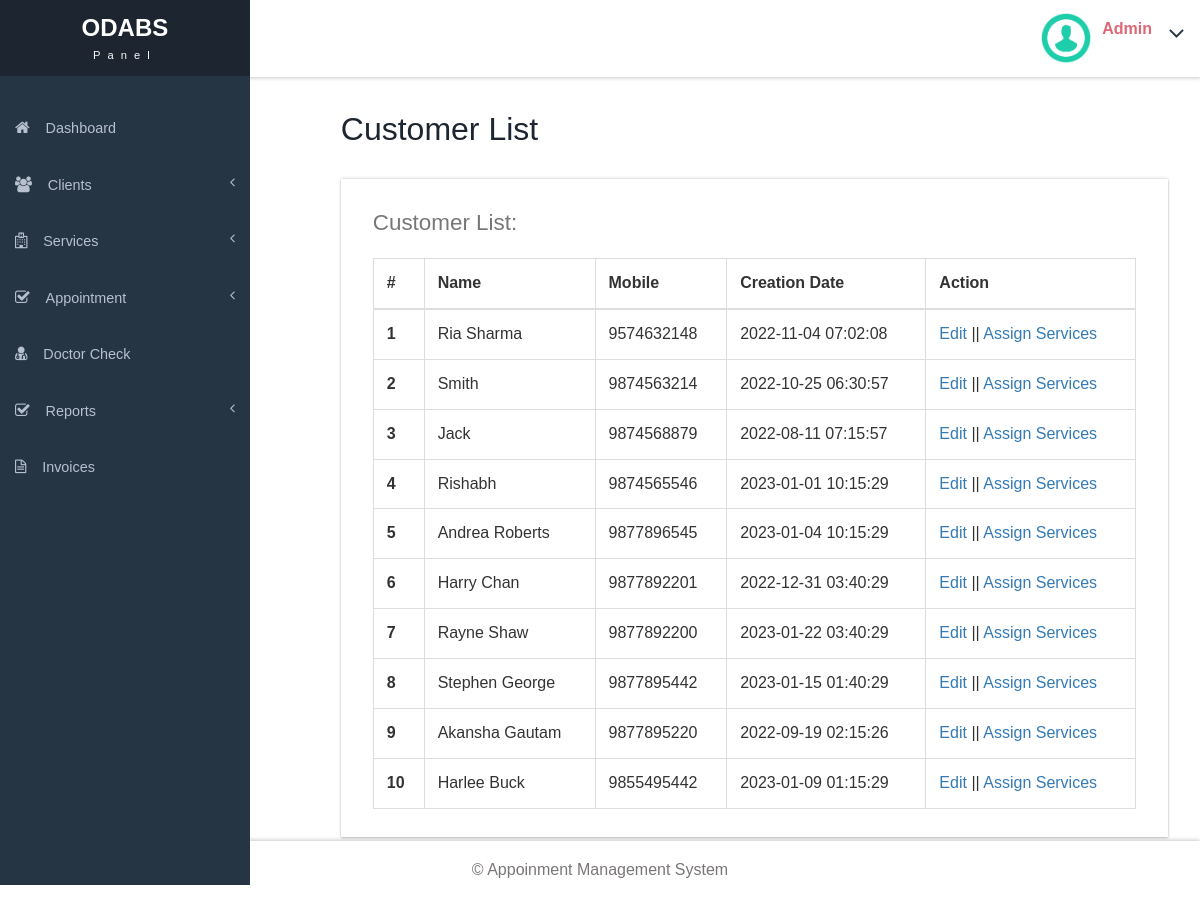
The app's page /Client-list.php (signed in) with its own data.
### tables this page shows
CREATE TABLE `tblcustomers` (
  `ID` int(10) NOT NULL,
  `Name` varchar(120) DEFAULT NULL,
  `Email` varchar(200) DEFAULT NULL,
  `MobileNumber` bigint(11) DEFAULT NULL,
  `Gender` enum('Female','Male','Transgender') DEFAULT NULL,
  `Details` mediumtext DEFAULT NULL,
  `CreationDate` timestamp NULL DEFAULT current_timestamp(),
  `UpdationDate` timestamp NULL DEFAULT NULL ON UPDATE current_timestamp()
);

### Client-list.php (the view, shortened to what this page needs)
<?php
include('includes/dbconnection.php');
if (strlen($_SESSION['ODABSaid']==0)) {
  header('location:logout.php');
  } else{
  ?>
<!DOCTYPE HTML>
<html>
<head>
<link href="css/bootstrap.css" rel='stylesheet' type='text/css' />
<link href="css/style.css" rel='stylesheet' type='text/css' />
<link href="css/font-awesome.css" rel="stylesheet">
<link href="css/animate.css" rel="stylesheet" type="text/css" media="all">
<link href="css/custom.css" rel="stylesheet">
</head>
<body class="cbp-spmenu-push">
	<div class="main-content">
		 <?php include_once('includes/sidebar.php');?>
		 <?php include_once('includes/header.php');?>
		<div id="page-wrapper">
			<div class="main-page">
				<div class="tables">
					<h3 class="title1">Customer List</h3>
					<div class="table-responsive bs-example widget-shadow">
						<h4>Customer List:</h4>
						<table class="table table-bordered"> <thead> <tr> <th>#</th> <th>Name</th> <th>Mobile</th> <th>Creation Date</th><th>Action</th> </tr> </thead> <tbody>
<?php
$ret=mysqli_query($con,"select *from  tblCustomers");
$cnt=1;
while ($row=mysqli_fetch_array($ret)) {
?>
						 <tr> <th scope="row"><?php echo $cnt;?></th> <td><?php  echo $row['Name'];?></td> <td><?php  echo $row['MobileNumber'];?></td><td><?php  echo $row['CreationDate'];?></td> <td><a href="edit-Customer-detailed.php?editid=<?php echo $row['ID'];?>">Edit</a>  ||  <a href="add-Customer-services.php?addid=<?php echo $row['ID'];?>">Assign Services</a></td> </tr>   <?php
$cnt=$cnt+1;
}?></tbody> </table>
					</div>
				</div>
			</div>
		</div>
		 <?php include_once('includes/footer.php');?>
	</div>
</body>
</html>
<?php }  ?>

### includes/sidebar.php (shortened to what this page needs)
 <div class=" sidebar" role="navigation">
           <div class="navbar-collapse">
       <nav class="cbp-spmenu cbp-spmenu-vertical cbp-spmenu-left" id="cbp-spmenu-s1">
         <ul class="nav" id="side-menu">
           <li>
             <a href="dashboard.php"><i class="fa fa-home nav_icon"></i>Dashboard</a>
           </li>
            <li>
             <a href="add-customer.php"><i class="fa fa-users nav_icon"></i>Clients<span class="fa arrow"></span> </a>
           </li>
           <li>
             <a href="add-services.php"><i class="fa fa-hospital-o
nav_icon"></i>Services<span class="fa arrow"></span> </a>
           </li>
           <li>
             <a href="all-appointment.php"><i class="fa fa-check-square-o nav_icon"></i>Appointment<span class="fa arrow"></span></a>
           </li>
 <li>
             <a href="accepted-appointment.php" class="chart-nav"><i class="fa fa-user-md
nav_icon"></i>Doctor Check</a>
           </li>
             <li>
             <a href="#"><i class="fa fa-check-square-o nav_icon"></i>Reports<span class="fa arrow"></span></a>
           </li>
   <li>
             <a href="invoices.php" class="chart-nav"><i class="fa fa-file-text-o nav_icon"></i>Invoices</a>
           </li>
         </ul>
       </nav>
     </div>
   </div>

### includes/header.php (shortened to what this page needs)
<div class="sticky-header header-section ">
      <div class="header-left">
        <div class="logo">
          <a href="index.html">
            <h1>ODABS</h1>
            <span>Panel</span>
          </a>
        </div>
        <div class="clearfix"> </div>
      </div>
      <div class="header-right">
        <div class="profile_details">
        <?php
$adid=$_SESSION['ODABSaid'];
$ret=mysqli_query($con,"select AdminName from tbladmin where ID='$adid'");
$row=mysqli_fetch_array($ret);
$name=$row['AdminName'];
?>
          <ul>
            <li class="dropdown profile_details_drop">
              <a href="#" class="dropdown-toggle" data-toggle="dropdown" aria-expanded="false">
                <div class="profile_img">
                  <span class="prfil-img"><img src="images/download (1).png" alt="" width="50" height="50"> </span>
                  <div class="user-name">
                    <p><?php echo $name; ?></p>
                  </div>
                  <i class="fa fa-angle-down lnr"></i>
                  <div class="clearfix"></div>
                </div>
              </a>
            </li>
          </ul>
        </div>
        <div class="clearfix"> </div>
      </div>
      <div class="clearfix"> </div>
    </div>

### includes/footer.php (shortened to what this page needs)
<div class="footer">
       <p>&copy; Appoinment Management System </p>
    </div>

### css/style.css (style rules this page uses)
h4, h5, h6, h1, h2, h3 { margin: 0; }
ul, ol { margin: 0; }
p { margin: 0; }
html, body { font-family: "Quicksand",sans-serif; font-size: 100%; overflow-x: hidden; background: #fff; }
body a { transition: 0.5s all ease; -webkit-transition: 0.5s all ease; -moz-transition: 0.5s all ease; -o-transition: 0.5s all ease; -ms-transition: 0.5s all ease; text-decoration:none; }
h1,h2,h3,h4,h5,h6 { margin:0; }
p { margin:0; }
ul,label { margin:0; padding:0; }
.main-content { position: relative; }
.sticky-header { position: fixed; top: 0; left:0px; width: 100%; z-index: 100; }
.header-section { background:#FFF; box-shadow: 1px 1px 4px rgba(0, 0, 0, 0.21); -webkit-box-shadow: 1px 1px 4px rgba(0, 0, 0, 0.21); -moz-box-shadow: 1px 1px 4px rgba(0, 0, 0, 0.21); -o-box-shadow: 1px 1px 4px rgba(0, 0, 0, 0.21); }
.header-section::after { clear: both; display: block; content: ''; }
.header-left { float: left; width: 45%; }
.header-right { float: right; }
.cbp-spmenu { position: fixed; }
.cbp-spmenu-vertical { width: 250px; height: 90%; top: 76px; z-index: 1000; background-color:#263544; padding: 2em 0; }
.cbp-spmenu-left { left: 0; }
.cbp-spmenu-push { overflow-x: hidden; position: relative; }
.cbp-spmenu, .cbp-spmenu-push { -webkit-transition: all 0.3s ease; -moz-transition: all 0.3s ease; transition: all 0.3s ease; }
.cbp-spmenu-push div#page-wrapper { margin: 0 0 0 19.3em; transition:.5s all; -webkit-transition:.5s all; -moz-transition:.5s all; }
.sidebar ul li { margin-bottom: 1em; }
.sidebar ul li a { color: #b7c0cd; font-size: 0.9em; }
.sidebar .arrow { float: right; }
i.nav_icon { margin-right: 1em; font-size: 1.1em; }
.fa { display: inline-block; font-family: FontAwesome; font-style: normal; font-weight: normal; line-height: 1; -webkit-font-smoothing: antialiased; -moz-osx-font-smoothing: grayscale; }
.logo { background: #1d2531; text-align: center; float: left; }
.logo a { padding: 0.9em 5.1em .7em; display: block; text-decoration: none; }
.logo a h1 { color: #fff; font-size: 1.5em; line-height: 1.2em; font-weight: 700; }
.logo a span { color: #F8F8F8; font-size: .7em; text-align: center; letter-spacing: 7px; }
.profile_details { float: right; }
.profile_details_drop a.dropdown-toggle { display:block; padding: 0.8em 3em 0 2em; }
.profile_img span.prfil-img { float:left; }
.user-name { float:left; margin-top:8px; margin-left:11px; height:35px; }
.profile_details ul li { list-style-type:none; position:relative; }
.profile_details li a i.fa.lnr { position: absolute; top: 34%; right: 8%; color: #263544; font-size: 1.6em; }
.user-name p { font-size:1em; color:#DD6777; line-height:1em; font-weight:700; }
.footer { background: #fff; padding: 1em; width: 100%; text-align:center; box-shadow: 0px -1px 4px rgba(0, 0, 0, 0.21); -webkit-box-shadow: 0px -1px 4px rgba(0, 0, 0, 0.21); -moz-box-shadow: 0px -1px 4px rgba(0, 0, 0, 0.21); -ms-box-shadow: 0px -1px 4px rgba(0, 0, 0, 0.21); -o-box-shadow: 0px -1px 4px rgba(0, 0, 0, 0.21); }
.footer p { color: #7A7676; font-size: 1em; line-height: 1.6em; }
.widget-shadow { background-color: #fff; box-shadow: 0 -1px 3px rgba(0,0,0,.12),0 1px 2px rgba(0,0,0,.24); -webkit-box-shadow: 0 -1px 3px rgba(0,0,0,.12),0 1px 2px rgba(0,0,0,.24); -moz-box-shadow: 0 -1px 3px rgba(0,0,0,.12),0 1px 2px rgba(0,0,0,.24); }
h3.title1 { font-size: 2em; color: #1d2531; margin-bottom: 0.8em; }
.table > thead > tr > th, .table > tbody > tr > th, .table > tfoot > tr > th, .table > thead > tr > td, .table > tbody > tr > td, .table > tfoot > tr > td { border-top: none; }
.tables h4 { font-size: 1.4em; margin-bottom: 1em; color: #777777; }
.tables .panel-body ,.tables .bs-example { padding: 2em 2em 0.5em; }
.tables .table > thead > tr > th, .tables .table > tbody > tr > th, .tables .table > tfoot > tr > th, .tables .table > thead > tr > td, .tables .table > tbody > tr > td, .tables .table > tfoot > tr > td { padding: 13px; border-top: 1px solid #E0E0E0; }
.bs-example { margin-top: 2em; }

### css/custom.css (style rules this page uses)
#page-wrapper { padding:7em 2em 2.5em; }
.sidebar .arrow { float: right; }
.sidebar .fa.arrow:before { content: "\f104"; }

### includes/footer.php (style rules this page uses)
.footer { position: fixed; left: 0; bottom: 0; width: 100%; color: white; text-align: center; }

### records on screen
tblcustomers: Name "Ria Sharma", MobileNumber "9574632148", CreationDate "2022-11-04 07:02:08"
tblcustomers: Name "Smith", MobileNumber "9874563214", CreationDate "2022-10-25 06:30:57"
tblcustomers: Name "Jack", MobileNumber "9874568879", CreationDate "2022-08-11 07:15:57"
tblcustomers: Name "Rishabh", MobileNumber "9874565546", CreationDate "2023-01-01 10:15:29"
tblcustomers: Name "Andrea Roberts", MobileNumber "9877896545", CreationDate "2023-01-04 10:15:29"
tblcustomers: Name "Harry Chan", MobileNumber "9877892201", CreationDate "2022-12-31 03:40:29"
tblcustomers: Name "Rayne Shaw", MobileNumber "9877892200", CreationDate "2023-01-22 03:40:29"
tblcustomers: Name "Stephen George", MobileNumber "9877895442", CreationDate "2023-01-15 01:40:29"
tblcustomers: Name "Akansha Gautam", MobileNumber "9877895220", CreationDate "2022-09-19 02:15:26"
tblcustomers: Name "Harlee Buck", MobileNumber "9855495442", CreationDate "2023-01-09 01:15:29"

### other values on screen
$name "Admin"
